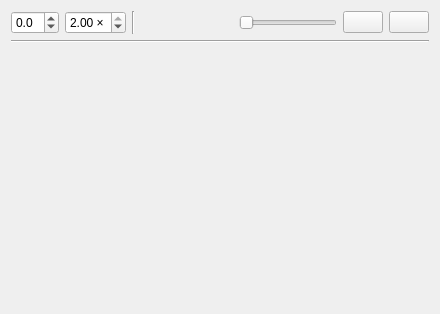
<?xml version="1.0" encoding="UTF-8"?>
<ui version="4.0">
 <class>PlayerWidget</class>
 <widget class="QWidget" name="PlayerWidget">
  <property name="geometry">
   <rect>
    <x>0</x>
    <y>0</y>
    <width>440</width>
    <height>314</height>
   </rect>
  </property>
  <property name="windowTitle">
   <string>Form</string>
  </property>
  <layout class="QVBoxLayout" name="verticalLayout">
   <item>
    <layout class="QHBoxLayout" name="horizontalLayout">
     <item>
      <widget class="QDoubleSpinBox" name="doubleSpinBoxPitch">
       <property name="toolTip">
        <string>Adjust pitch in semi tones.</string>
       </property>
       <property name="suffix">
        <string/>
       </property>
       <property name="decimals">
        <number>1</number>
       </property>
       <property name="minimum">
        <double>-9.000000000000000</double>
       </property>
       <property name="maximum">
        <double>9.000000000000000</double>
       </property>
      </widget>
     </item>
     <item>
      <widget class="QDoubleSpinBox" name="doubleSpinBoxTempo">
       <property name="toolTip">
        <string>Adjust tempo</string>
       </property>
       <property name="suffix">
        <string notr="true"> ×</string>
       </property>
       <property name="minimum">
        <double>0.350000000000000</double>
       </property>
       <property name="maximum">
        <double>2.000000000000000</double>
       </property>
       <property name="singleStep">
        <double>0.050000000000000</double>
       </property>
       <property name="value">
        <double>2.000000000000000</double>
       </property>
      </widget>
     </item>
     <item>
      <widget class="Line" name="line_3">
       <property name="orientation">
        <enum>Qt::Vertical</enum>
       </property>
      </widget>
     </item>
     <item>
      <spacer name="horizontalSpacer_2">
       <property name="orientation">
        <enum>Qt::Horizontal</enum>
       </property>
       <property name="sizeHint" stdset="0">
        <size>
         <width>40</width>
         <height>20</height>
        </size>
       </property>
      </spacer>
     </item>
     <item>
      <widget class="VolumeSlider" name="volumeSlider">
       <property name="orientation">
        <enum>Qt::Horizontal</enum>
       </property>
      </widget>
     </item>
     <item>
      <widget class="QPushButton" name="pushButtonPlayPause">
       <property name="focusPolicy">
        <enum>Qt::NoFocus</enum>
       </property>
       <property name="toolTip">
        <string>Play or pause current song.</string>
       </property>
       <property name="text">
        <string/>
       </property>
       <property name="icon">
        <iconset resource="ressources.qrc">
         <normaloff>:/icons/icons/1411738411_519570-066_Play-128.png</normaloff>
         <normalon>:/icons/icons/1411738419_519571-067_Pause-128.png</normalon>:/icons/icons/1411738411_519570-066_Play-128.png</iconset>
       </property>
       <property name="shortcut">
        <string>Space</string>
       </property>
       <property name="checkable">
        <bool>true</bool>
       </property>
      </widget>
     </item>
     <item>
      <widget class="QPushButton" name="pushButtonStop">
       <property name="toolTip">
        <string>Stop current song.</string>
       </property>
       <property name="text">
        <string/>
       </property>
       <property name="icon">
        <iconset resource="ressources.qrc">
         <normaloff>:/icons/icons/1411738429_icon-stop-128.png</normaloff>:/icons/icons/1411738429_icon-stop-128.png</iconset>
       </property>
      </widget>
     </item>
    </layout>
   </item>
   <item>
    <widget class="Line" name="line">
     <property name="orientation">
      <enum>Qt::Horizontal</enum>
     </property>
    </widget>
   </item>
   <item>
    <widget class="AudioSlider" name="slider" native="true">
     <property name="toolTip">
      <string>Seek position in song.</string>
     </property>
    </widget>
   </item>
  </layout>
 </widget>
 <customwidgets>
  <customwidget>
   <class>AudioSlider</class>
   <extends>QWidget</extends>
   <header>AttachmentView/IndexedFileAttachmentView/AudioAttachmentView/audioslider.h</header>
   <container>1</container>
  </customwidget>
  <customwidget>
   <class>VolumeSlider</class>
   <extends>QSlider</extends>
   <header>AttachmentView/IndexedFileAttachmentView/AudioAttachmentView/volumeslider.h</header>
  </customwidget>
 </customwidgets>
 <resources>
  <include location="ressources.qrc"/>
 </resources>
 <connections/>
</ui>
